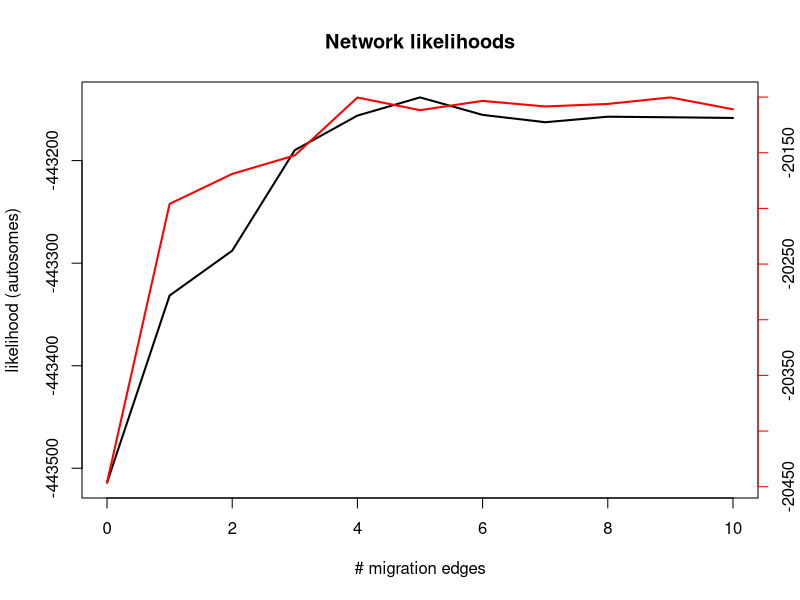
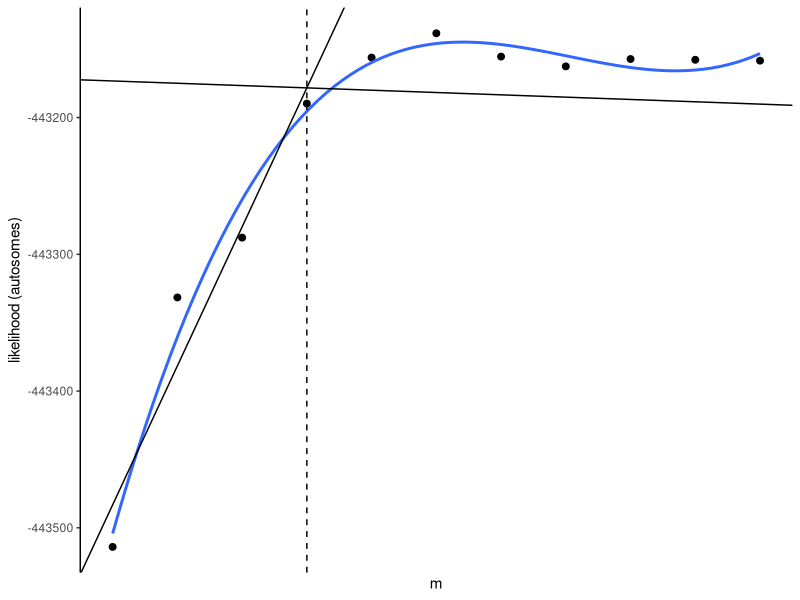
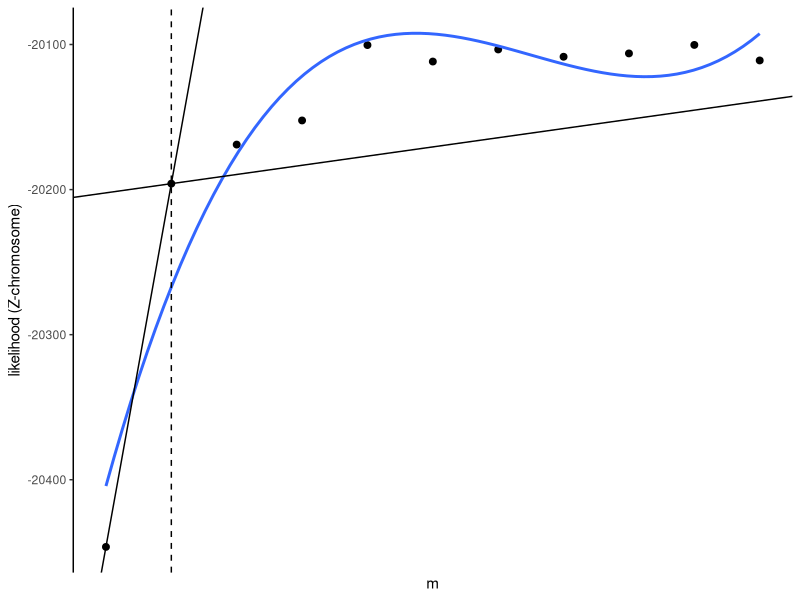
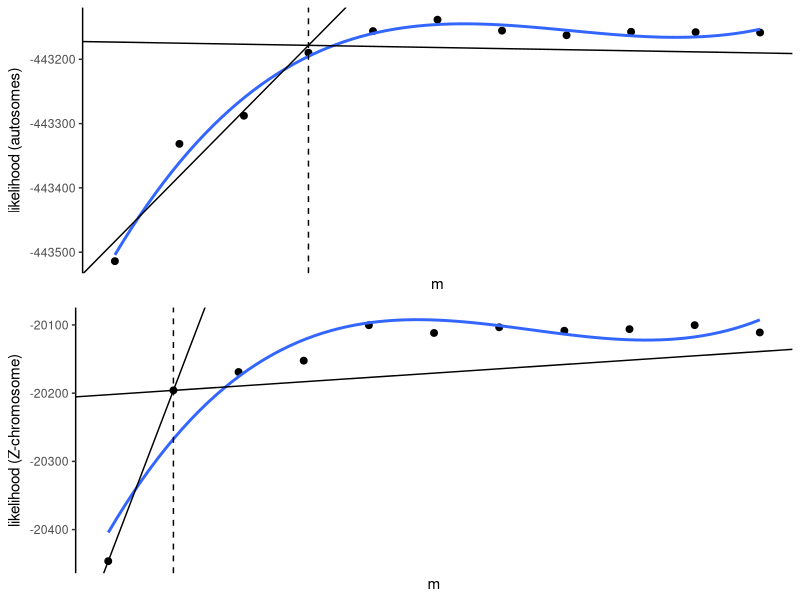

These charts were generated, in order, by the following R code:
##script adapted from Jorge Doña (University of Illinois Champaign-Urbana)

knitr::opts_chunk$set(echo = TRUE)
require("readxl")
require("ggplot2")
require("segmented")
require("knitr")

#likelihoods pulled from phylonet output log-files

m<-0:10
likelihood.wg<-c(-443513.9631,-443331.5423,-443287.7948,-443189.7785,-443156.1047,-443138.3756,-443155.4182,-443162.5741,-443157.1914,-443157.7499,-443158.3962)
likelihood.z<-c(-20446.28941,-20195.90265,-20168.981104789356,-20152.36069,-20100.39856,-20111.74738,-20103.41958,-20108.44324,-20106.14877,-20100.29237,-20110.99554)

data<-data.frame(cbind(m,likelihood.wg,likelihood.z))

par(mfrow=c(2,1))

par(mfrow=c(1,1)+0.3)  # Leave space for z axis
plot(m, likelihood.wg, type='l',lwd=2, main="Network likelihoods", xlab="# migration edges", ylab="likelihood (autosomes)") # first plot
par(new = TRUE)
plot(m, likelihood.z, type = "l", axes = FALSE, bty = "n", xlab = "", ylab = "", lwd=2, col='red')
axis(side=4, at = pretty(range(likelihood.z)), col="red")
mtext("likelihood (Z-chromosome)", side=4, line=3, col = "red")

# Fit a linear model
my.lm <- lm(likelihood.wg ~ m)
summary(my.lm)

# Fit a segmented linear model
my.seg <- segmented(my.lm, seg.Z = ~ m)

# Output the summary of the segmented model
summary(my.seg)

# Extract breakpoints and slopes
my.seg$psi

my.slopes <- coef(my.seg)

# Compute coefficients for the lines
b0 <- coef(my.seg)[[1]]
b1 <- coef(my.seg)[[2]]
c1 <- coef(my.seg)[[2]] + coef(my.seg)[[3]]
break1 <- round(my.seg$psi[, 2])
c0 <- b0 + b1 * break1 - c1 * break1
d1 <- coef(my.seg)[[4]] + c1
break_point <- round(my.seg$psi[, 2])

a<-ggplot(data, aes(x = m, y = likelihood.wg)) + 
  geom_point(size=2) + theme_classic() +
  scale_x_continuous(labels=as.character(data$number_of_max_reticulations), breaks=data$number_of_max_reticulations) +
  geom_smooth(method = lm, formula = y ~ splines::bs(x, 3), se = FALSE) +
  geom_vline(xintercept=break_point, linetype='dashed') + ylab("likelihood (autosomes)")+
  geom_abline(intercept = b0, slope = b1, aes(colour = "first part"), show.legend = TRUE) +
  geom_abline(intercept = c0, slope = c1, aes(colour = "second part"), show.legend = TRUE)

#Chr Z
# Fit a linear model
my.lm <- lm(likelihood.z ~ m)
summary(my.lm)

# Fit a segmented linear model
my.seg <- segmented(my.lm, seg.Z = ~ m)

# Output the summary of the segmented model
summary(my.seg)

# Extract breakpoints and slopes
my.seg$psi

my.slopes <- coef(my.seg)

# Compute coefficients for the lines
b0 <- coef(my.seg)[[1]]
b1 <- coef(my.seg)[[2]]
c1 <- coef(my.seg)[[2]] + coef(my.seg)[[3]]
break1 <- round(my.seg$psi[, 2])
c0 <- b0 + b1 * break1 - c1 * break1
d1 <- coef(my.seg)[[4]] + c1
break_point <- round(my.seg$psi[, 2])

b<-ggplot(data, aes(x = m, y = likelihood.z)) + 
  geom_point(size=2) + theme_classic() +
  scale_x_continuous(labels=as.character(data$number_of_max_reticulations), breaks=data$number_of_max_reticulations) +
  geom_smooth(method = lm, formula = y ~ splines::bs(x, 3), se = FALSE) +
  geom_vline(xintercept=break_point, linetype='dashed') + ylab("likelihood (Z-chromosome)")+
  geom_abline(intercept = b0, slope = b1, aes(colour = "first part"), show.legend = TRUE) +
  geom_abline(intercept = c0, slope = c1, aes(colour = "second part"), show.legend = TRUE)

a
b
library(ggpubr)
ggarrange(a,b,ncol=1,nrow=2)
